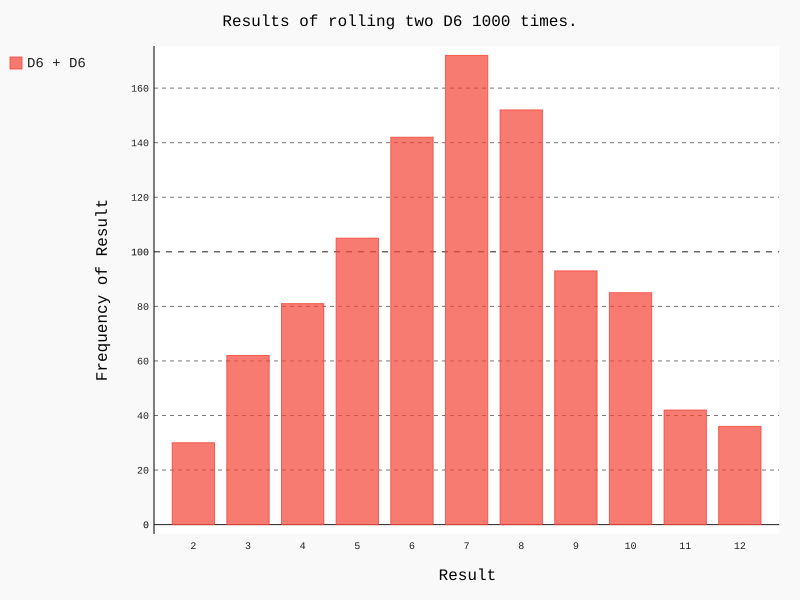

This chart was generated by the following Python code:
from die import Die
import pygal

# Create a D6
die_1 = Die()
die_2 = Die()

# Make some rolls, and store results in a list
results = []
for roll_num in range(1000):
    result = die_1.roll() + die_2.roll()
    results.append(result)

# Analyze the results.
frequencies = []
max_result = die_1.num_sides + die_2.num_sides
for value in range(2, max_result + 1):
    frequency = results.count(value)
    frequencies.append(frequency)

# Visualize the results.
hist = pygal.Bar()

hist.title = "Results of rolling two D6 1000 times."
hist.x_labels = ['2', '3', '4', '5', '6', '7', '8', '9', '10', '11', '12']
hist.x_title = "Result"
hist.y_title = "Frequency of Result"

hist.add('D6 + D6', frequencies)
hist.render_to_file('dice_visual.svg')
